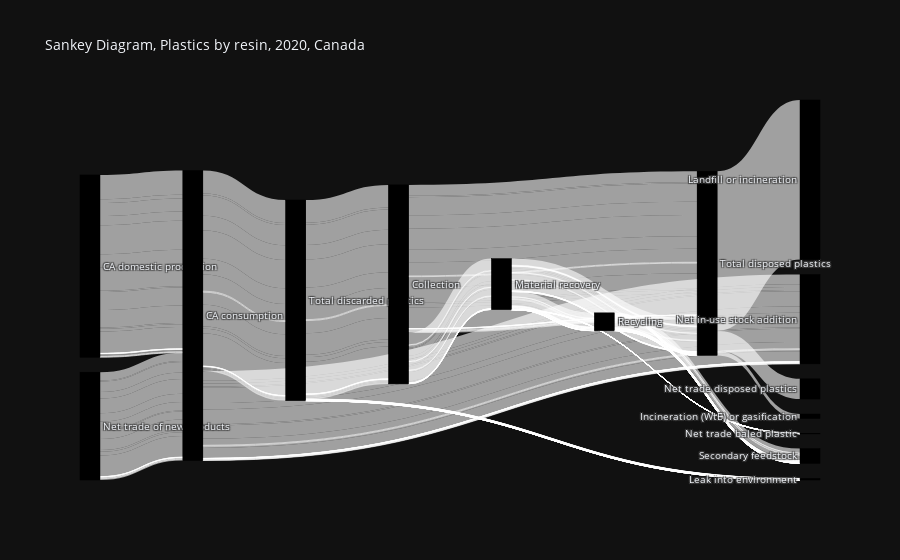

Notebook cell for this chart:
### Code cell
#add unit: valuesuffix
fig = go.Figure(data=[go.Sankey(
    valueformat = None,
    valuesuffix = 't', #all flows in unit tonnes
    node = dict(
      pad = 15,
      thickness = 20,
      line = dict(color = "black", width = 0.5),
      label = unique_from_to,
      color = "black"
    ),
    link = dict(
      source = links['FromIndex'], # indices correspond to labels
      target = links['ToIndex'],
      value = links['VALUE']
  ))])

fig.update_layout(title_text="Sankey Diagram, Plastics by resin, 2020, Canada", font_size=10)
fig.show()

### Figure 1 — Plotly figure (JSON) as saved in the notebook; plotly's stock layout.template omitted (floating-point values rounded to 4 significant figures; data arrays with more than 128 entries replaced by an {"elided": "..."} marker saying what was removed)
{"data": [{"link": {"source": {"elided": "250 int values"}, "target": {"elided": "250 int values"}, "value": {"elided": "250 float values"}}, "node": {"color": "black", "label": ["Total disposed plastics", "CA domestic production", "Net trade of new products", "CA consumption", "Total discarded plastics", "Collection", "Material recovery", "Recycling", "Landfill or incineration", "Incineration (WtE) or gasification", "Net trade disposed plastics", "Net in-use stock addition", "Leak into environment", "Net trade baled plastic", "Secondary feedstock"], "line": {"color": "black", "width": 0.5}, "pad": 15, "thickness": 20}, "valuesuffix": "t", "type": "sankey"}], "layout": {"title": {"text": "Sankey Diagram, Plastics by resin, 2020, Canada"}, "font": {"size": 10}}}
